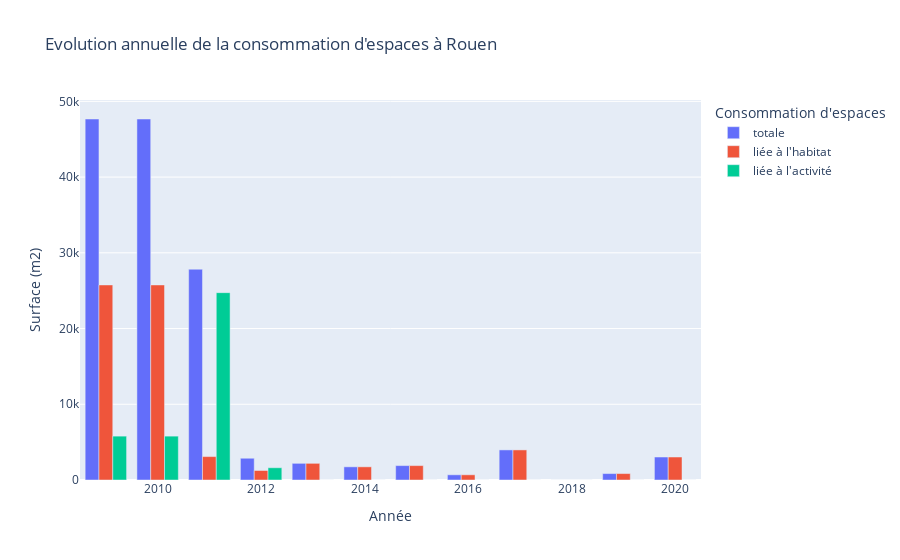

Notebook code for this chart:
### Markdown cell above
## Utilisation des indicateurs de consommation d'espaces

L'API Données foncières permet d'interroger rapidement et librement les principaux indicateurs de consommation d'espaces issus des Fichiers fonciers à l'échelle de la commune ou du département.

### Code cell
# Paramétrage du endpoint
code_insee, nom = "76540", "Rouen"
url = BASE_URL_API + f"/indicateurs/conso_espace/communes/{code_insee}"

# Interrogation de l'API et récupération d'un dataframe
response  = apidf(url)
indicateurs = pd.DataFrame.from_dict(response["results"])

# Edition du graphique
fig = px.bar(indicateurs, 
             x='annee', 
             y=['naf_arti', "conso_hab",  "conso_act",], 
             title = f"Evolution annuelle de la consommation d'espaces à {nom}", 
             labels={"annee" : "Année", 
                     "value" : "Surface (m2)",},
             barmode = "group",
             )
noms={"naf_arti": "totale", "conso_act": "liée à l'activité", "conso_hab": "liée à l'habitat"}
fig.update_layout(legend_title_text="Consommation d'espaces")
fig.for_each_trace(lambda t: t.update(hovertemplate = t.hovertemplate.replace(t.name, noms[t.name]), name=noms[t.name]))
fig.show()

### Figure 1 — Plotly figure (JSON) as saved in the notebook; plotly's stock layout.template omitted (floating-point values rounded to 4 significant figures)
{"data": [{"alignmentgroup": "True", "hovertemplate": "variable=totale<br>Année=%{x}<br>Surface (m2)=%{y}<extra></extra>", "legendgroup": "naf_arti", "marker": {"color": "#636efa", "pattern": {"shape": ""}}, "name": "totale", "offsetgroup": "naf_arti", "orientation": "v", "showlegend": true, "textposition": "auto", "type": "bar", "x": [2009, 2010, 2011, 2012, 2013, 2014, 2015, 2016, 2017, 2018, 2019, 2020], "xaxis": "x", "y": [47672, 47672, 27834, 2873, 2201, 1740, 1901, 687, 3973, 0, 849, 3034], "yaxis": "y"}, {"alignmentgroup": "True", "hovertemplate": "variable=liée à l'habitat<br>Année=%{x}<br>Surface (m2)=%{y}<extra></extra>", "legendgroup": "conso_hab", "marker": {"color": "#EF553B", "pattern": {"shape": ""}}, "name": "liée à l'habitat", "offsetgroup": "conso_hab", "orientation": "v", "showlegend": true, "textposition": "auto", "type": "bar", "x": [2009, 2010, 2011, 2012, 2013, 2014, 2015, 2016, 2017, 2018, 2019, 2020], "xaxis": "x", "y": [25759, 25759, 3093, 1254, 2201, 1740, 1901, 687, 3973, 0, 849, 3034], "yaxis": "y"}, {"alignmentgroup": "True", "hovertemplate": "variable=liée à l'activité<br>Année=%{x}<br>Surface (m2)=%{y}<extra></extra>", "legendgroup": "conso_act", "marker": {"color": "#00cc96", "pattern": {"shape": ""}}, "name": "liée à l'activité", "offsetgroup": "conso_act", "orientation": "v", "showlegend": true, "textposition": "auto", "type": "bar", "x": [2009, 2010, 2011, 2012, 2013, 2014, 2015, 2016, 2017, 2018, 2019, 2020], "xaxis": "x", "y": [5793, 5793, 24741, 1619, 0, 0, 0, 0, 0, 0, 0, 0], "yaxis": "y"}], "layout": {"barmode": "group", "legend": {"title": {"text": "Consommation d'espaces"}, "tracegroupgap": 0}, "title": {"text": "Evolution annuelle de la consommation d'espaces à Rouen"}, "xaxis": {"anchor": "y", "domain": [0, 1], "title": {"text": "Année"}}, "yaxis": {"anchor": "x", "domain": [0, 1], "title": {"text": "Surface (m2)"}}}}
